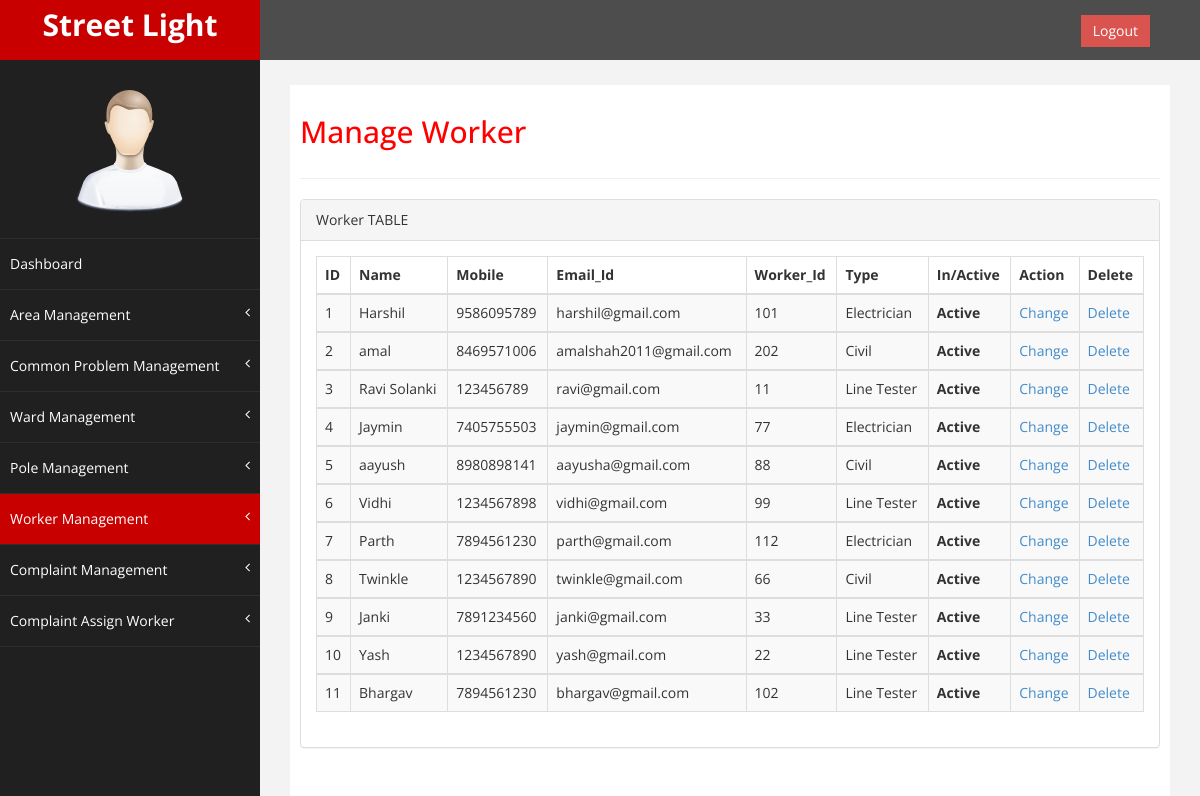
The page /admin/manageworker.php on the database its author committed.
### tables this page shows
CREATE TABLE IF NOT EXISTS `worker_table` (
  `id` int(11) NOT NULL AUTO_INCREMENT,
  `name` varchar(20) NOT NULL,
  `mobile` bigint(11) NOT NULL,
  `email_id` varchar(30) NOT NULL,
  `worker_id` int(11) NOT NULL,
  `type` varchar(20) NOT NULL,
  `is_active` int(11) NOT NULL,
  PRIMARY KEY (`id`)
);

### admin/manageworker.php (the view, shortened to what this page needs)
<?php
require "common/header.php";
require 'dbconnect.php';
$qry = "SELECT id,name,mobile,email_id,worker_id,type,is_active FROM worker_table WHERE is_active!=2";
$rs = mysqli_query($conn,$qry);
?>    <div id="wrapper">
        <nav class="navbar navbar-default navbar-cls-top " role="navigation" style="margin-bottom: 0">
            <div class="navbar-header">
                <a class="navbar-brand" href="dashboard.php">Street Light</a>
            </div>
              <div style="color: white;padding: 15px 50px 5px 50px;float: right;font-size: 16px;">
                <a href="logout.php" class="btn btn-danger square-btn-adjust">Logout</a>
              </div>
      </nav>
<?php
  require "common/navigation.php";
?>
          <div id="page-wrapper" >
            <div id="page-inner">
                <div class="row">
                    <div class="col-md-12">
                     <h2>Manage Worker</h2>
                    </div>
                </div>
                  <hr />
                  <div class="row">
                <div class="col-md-12">
                    <div class="panel panel-default">
                        <div class="panel-heading">
                             Worker TABLE
                        </div>
                        <div class="panel-body">
                            <div class="table-responsive">
                                <table class="table table-striped table-bordered table-hover" id="">
                                    <thead>
                                        <tr>
                                            <th>ID</th>
                                            <th>Name</th>
                                            <th>Mobile</th>
                                            <th>Email_Id</th>
                                            <th>Worker_Id</th>
                                            <th>Type</th>
                                            <th>In/Active</th>
                                            <th>Action</th>
                                            <th>Delete</th>
                                        </tr>
                                    </thead>
                            <?php
                            if(mysqli_num_rows($rs) > 0)
                                {
                                    while($row = mysqli_fetch_assoc($rs))
                                {
                            ?>
                                <tbody>
                                    <tr class="odd gradeX">
                                        <td><?php echo $row['id']; ?></td>
                                        <td><?php echo $row['name'];?></td>
                                        <td><?php echo $row['mobile'];?></td>
                                        <td><?php echo $row['email_id'];?></td>
                                        <td><?php echo $row['worker_id'];?></td>
                                        <td><?php echo $row['type'];?></td>
                                        <th><?php if($row['is_active']==1){echo "Active";}else{echo "Blocked";} ?></th>
                                        <td><a href="actionworker.php?id=<?php echo $row['id']; ?>&status=<?php echo $row['is_active']; ?>">Change</a></td>
                                        <td><a href="deleteworker.php?id=<?php echo $row['id']; ?>">Delete</a></td>
                                    </tr>
                            <?php   }
                                }
                                else
                                {
                                echo "0 Rows Returned!";
                                }
                            ?>
                                    </tbody>
                                </table>
                            </div>
                        </div>
                    </div>
                </div>
            </div>
        </div>
    </div>
    <?php require "common/footer.php";
     ?>

### admin/common/header.php (shortened to what this page needs)
<!DOCTYPE html>
<html>
<head>
    <link href="css/bootstrap.css" rel="stylesheet" />
    <link href="css/font-awesome.css" rel="stylesheet" />
    <link href="js/morris/morris-0.4.3.min.css" rel="stylesheet" />
    <link href="css/custom.css" rel="stylesheet" />
       <link href="js/dataTables/dataTables.bootstrap.css" rel="stylesheet" />
</head>
<body>

### admin/common/navigation.php (shortened to what this page needs)
<?PHP $page = basename($_SERVER['PHP_SELF']); ?>
<html>
<body>
  <nav class="navbar-default navbar-side" role="navigation">
            <div class="sidebar-collapse">
                <ul class="nav" id="main-menu">
                     <li class="text-center">
                        <img src="img/find_user.png" class="user-image img-responsive"/>
                    </li>
                    <li>
                        <a class = "<?PHP echo ($page=="dashboard.php") ? "active-menu" : ""; ?>"  href="dashboard.php"> Dashboard</a>
                    </li>
                    <li>
                        <a href="#" class="<?PHP echo ($page=="addarea.php") ? "active-menu" : ""; ?> <?PHP echo ($page=="managearea.php") ? "active-menu" : ""; ?>">Area Management<span class="fa arrow"></span></a>
                    </li>
                    <li>
                        <a href="#" class="<?PHP echo ($page=="addcomplaint.php") ? "active-menu" : ""; ?> <?PHP echo ($page=="managecomplaint.php") ? "active-menu" : ""; ?>">Common Problem Management<span class="fa arrow"></span></a>
                    </li>
                      <li>
                        <a href="#" class="<?PHP echo ($page=="addward.php") ? "active-menu" : ""; ?> <?PHP echo ($page=="manageward.php") ? "active-menu" : ""; ?>">Ward Management<span class="fa arrow"></span></a>
                      </li>
                       <li>
                        <a href="#" class="<?PHP echo ($page=="addpole.php") ? "active-menu" : ""; ?> <?PHP echo ($page=="managepole.php") ? "active-menu" : ""; ?>">Pole Management<span class="fa arrow"></span></a>
                      </li>
                      <li>
                        <a href="#" class="<?PHP echo ($page=="addworker.php") ? "active-menu" : ""; ?> <?PHP echo ($page=="manageworker.php") ? "active-menu" : ""; ?>">Worker Management<span class="fa arrow"></span></a>
                      </li>
                    <li>
                        <a href="#" class="<?PHP echo ($page=="usercomplaint.php") ? "active-menu" : ""; ?>">Complaint Management<span class="fa arrow"></span></a>
                    </li>
                      <li>
                        <a href="#" class="<?PHP echo ($page=="complaint_assign_worker.php") ? "active-menu" : ""; ?>">Complaint Assign Worker<span class="fa arrow"></span></a>
                    </li>
                </ul>
            </div>
  </nav>
</body>
</html>

### admin/common/footer.php (shortened to what this page needs)
</body>
</html>

### admin/css/custom.css (style rules this page uses)
body { font-family: 'Open Sans', sans-serif; }
#wrapper { width: 100%; background:#202020; }
#page-wrapper { padding: 15px 15px; min-height: 600px; background:#F3F3F3; }
#page-inner { width:100%; margin:10px 20px 10px 0px; background-color:#fff!important; padding:10px; min-height:1200px; }
.text-center { text-align:center; }
h2 { color: #f00; }
.square-btn-adjust { border: 0px solid transparent; -webkit-border-radius: 0px; -moz-border-radius: 0px; border-radius: 0px; }
.user-image { margin: 25px auto; -webkit-border-radius: 10px; -moz-border-radius: 10px; border-radius: 10px; max-height:170px; max-width:170px; }
.navbar-cls-top .navbar-brand { color: #fff; background: #C90000; width: 260px; text-align: center; height: 60px; font-size: 30px; font-weight: 700; }
.active-menu { background-color:#C90000!important; }
.arrow { float: right; }
.fa.arrow:before { content: "\f104"; }
.sidebar-collapse , .sidebar-collapse .nav { background:none; }
.sidebar-collapse .nav { padding:0; }
.sidebar-collapse .nav > li > a { color:#fff; background:#202020; text-shadow:none; }
.sidebar-collapse > .nav > li > a { padding:15px 10px; }
.sidebar-collapse > .nav > li { border-bottom: 1px solid rgba(107, 108, 109, 0.19); }
.navbar-side { border:none; background-color: #202020; }
.navbar-cls-top { background:#4D4D4D; border-bottom:none; }
.navbar-default { border:0px solid black; }
.navbar-header { background: #A70303; }
@media (min-width:768px) { #page-wrapper { margin: 0 0 0 260px; padding: 15px 30px; min-height: 1200px; } }
@media (min-width:768px) { .navbar-side { z-index: 1; position: absolute; width: 260px; } }
@media (min-width:768px) { .navbar { border-radius: 0px; } }

### rows shown on the page
worker_table: id "1", name "Harshil", mobile "9586095789", email "harshil@gmail.com", worker "101", type "Electrician", is_active "Active"
worker_table: id "2", name "amal", mobile "8469571006", email "amalshah2011@gmail.com", worker "202", type "Civil", is_active "Active"
worker_table: id "3", name "Ravi Solanki", mobile "123456789", email "ravi@gmail.com", worker "11", type "Line Tester", is_active "Active"
worker_table: id "4", name "Jaymin", mobile "7405755503", email "jaymin@gmail.com", worker "77", type "Electrician", is_active "Active"
worker_table: id "5", name "aayush", mobile "8980898141", email "aayusha@gmail.com", worker "88", type "Civil", is_active "Active"
worker_table: id "6", name "Vidhi", mobile "1234567898", email "vidhi@gmail.com", worker "99", type "Line Tester", is_active "Active"
worker_table: id "7", name "Parth", mobile "7894561230", email "parth@gmail.com", worker "112", type "Electrician", is_active "Active"
worker_table: id "8", name "Twinkle", mobile "1234567890", email "twinkle@gmail.com", worker "66", type "Civil", is_active "Active"
worker_table: id "9", name "Janki", mobile "7891234560", email "janki@gmail.com", worker "33", type "Line Tester", is_active "Active"
worker_table: id "10", name "Yash", mobile "1234567890", email "yash@gmail.com", worker "22", type "Line Tester", is_active "Active"
worker_table: id "11", name "Bhargav", mobile "7894561230", email "bhargav@gmail.com", worker "102", type "Line Tester", is_active "Active"
